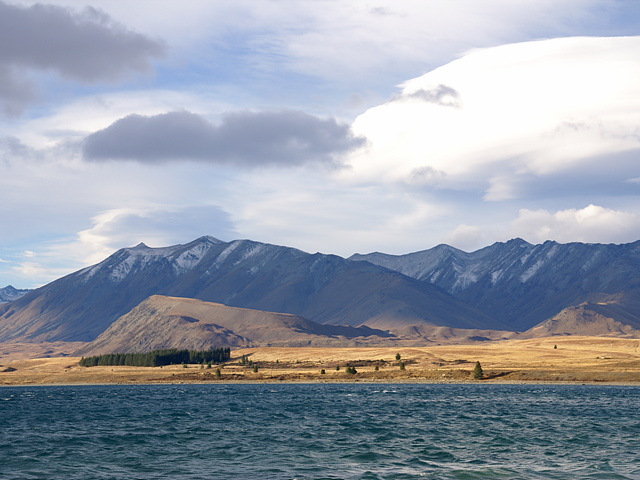
#> input picture ch05/tekapo.bmp, 640 x 480 px
$ python shear.py
#> lines starting #> are read from the running program, lines starting #| are printed output that depends on the picture
import sys
import numpy as np
import cv2


src = cv2.imread('tekapo.bmp')
#> src is the input picture: shape (480, 640, 3); mean B, G, R 169.8, 157.4, 149.7

if src is None:
    print('Image load failed!')
    sys.exit()

aff = np.array([[1, 0.5, 0],
                [0, 1, 0]], dtype=np.float32)

h, w = src.shape[:2]
#> h = 480; w = 640
dst = cv2.warpAffine(src, aff, (0,0))  #(w + int(h * 0.5), h)
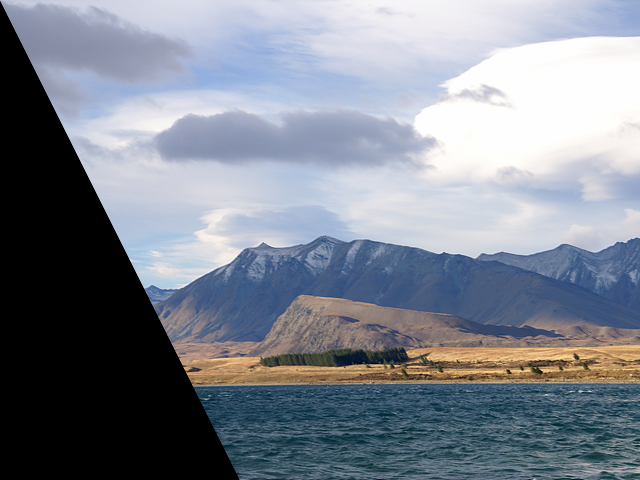
#> dst: shape (480, 640, 3); mean B, G, R 143.7, 132.4, 125.8

cv2.imshow('src', src)
cv2.imshow('dst', dst)
cv2.waitKey()
cv2.destroyAllWindows()

$ run again, with ch05/cat.bmp copied over ch05/tekapo.bmp
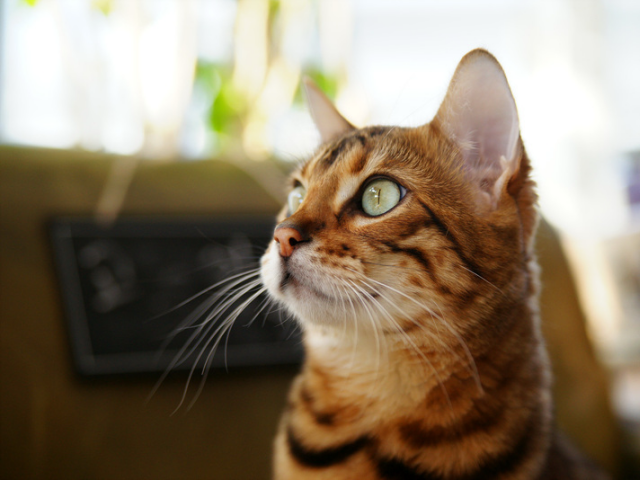
#> input picture ch05/cat.bmp, 640 x 480 px
#> src is the input picture: shape (480, 640, 3); mean B, G, R 104.5, 125.6, 140.8
#> `dst = cv2.warpAffine(src, aff, (0,0))`:
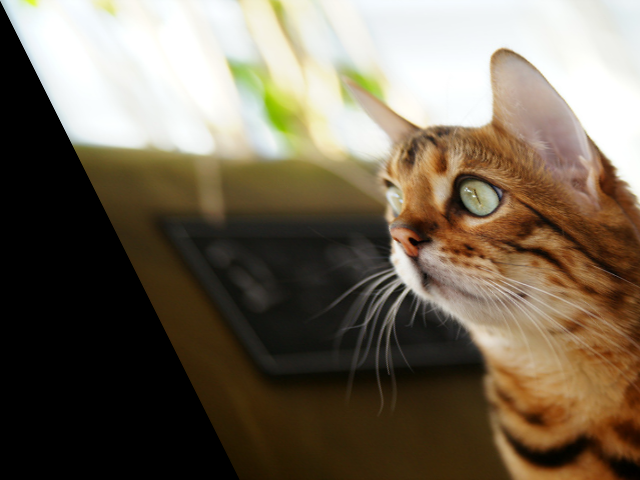
#> dst: shape (480, 640, 3); mean B, G, R 87, 104.2, 115.7

$ run again, with ch05/rose.bmp copied over ch05/tekapo.bmp
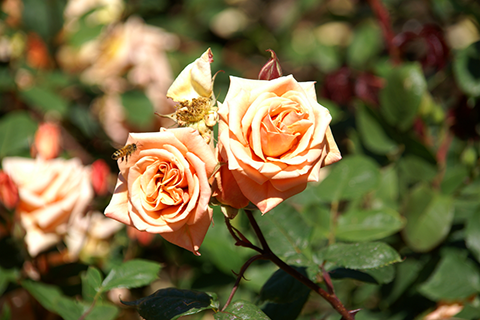
#> input picture ch05/rose.bmp, 480 x 320 px
#> src is the input picture: shape (320, 480, 3); mean B, G, R 63.1, 103.6, 116.2
#> `dst = cv2.warpAffine(src, aff, (0,0))`:
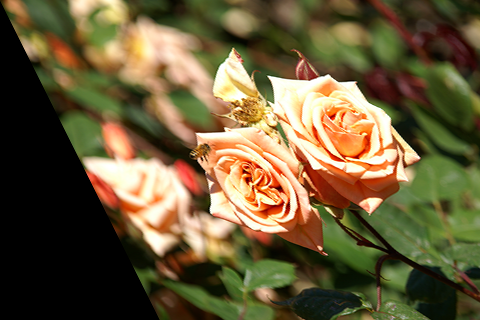
#> dst: shape (320, 480, 3); mean B, G, R 57.2, 91.1, 105.3
